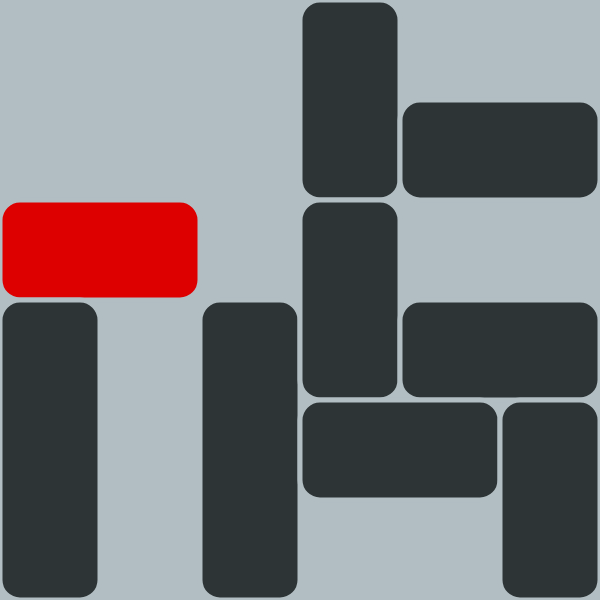
Frame 1 (no input)
Frame 60 (no input): identical to frame 1, image omitted
Frame 120 (the mouse pressed at the canvas centre since frame 60): identical to frame 1, image omitted

The p5.js sketch that drew this single still picture (run headless with seeded random() and noise() and a simulated clock; from frame 60 on, the mouse is pressed at the canvas centre):

// p5.js sketch
// ── sketch.js
let cells = 6;
let area = 600;
let pieces = [];
let grid = [];
let clickedX;
let clickedY;
let selected = null;
let x = area / cells;
let y = area / cells;

class Piece {
  constructor(length, orientation, color, origin) {
    this.length = length;
    this.orientation = orientation;
    this.color = color;
    this.origin = origin;
  }

  calculatePos() { //calculates origin coordinate of each piece based on the origin value
    let row = ceil(this.origin / cells) - 1;
    let col = ceil(this.origin % cells) - 1;
    if (col == -1) {
      col = cells - 1;
    }
    this.x = col * x;
    this.y = row * y;
  }

  show(dx = 0, dy = 0) { //draws piece at current x and y.  Can pass additional x y coordinates which will be added to current.
    fill(this.color);
    this.x += dx;
    this.y += dy;
    switch (this.orientation) {
      case "v":
        if(this.y < 0) this.y = 0;
        if(this.y + (this.length * y) > area) this.y = area - (this.length * y);
        stroke('#b2bec3');
        strokeWeight(5);
        rect(this.x, this.y, x, this.length * y, 20);
        for(let i = 1; i < this.length; i++) {
          stroke('rgba(45, 52, 54, 0.5)');
          strokeWeight(1);
          //line(this.x + 10, this.y + y*i, this.x + y - 10, this.y + y*i);
        }
        break;
      case "h":
        if(this.x < 0) this.x = 0;
        if(this.x + (this.length * x) > area) this.x = area - (this.length * x);
        stroke('#b2bec3');
        strokeWeight(5);
        rect(this.x, this.y, this.length * x, y, 20);
        for(let i = 1; i < this.length; i++) {
          stroke('rgba(45, 52, 54, 0.5)');
          strokeWeight(1);
          //line(this.x + x*i, this.y + 10, this.x + y*i, this.y + y - 10);
        }
        break;
    }
  }

  snapToGrid() { //snaps piece to the playing grid
    switch(this.orientation) {
      case "v":
        if(this.y % y !== 0) {
          this.y = round(this.y / y) * y;
        }
        break;
      case "h":
        if(this.x % x !== 0) {
          this.x = round(this.x / x) * x;
        }
        break;
    }
    this.show();
  }

  identify() { //used when mouse is clicked to identify which piece is selected, if any.
    switch(this.orientation) {
      case "v":
        if (mouseX >= this.x && 
            mouseX <= (this.x + x) && 
            mouseY >= this.y && 
            mouseY <= (this.y + (this.length * y))) {
          return true;
        }
        break;
      case "h":
        if (mouseX >= this.x && 
            mouseX <= (this.x + (this.length * x)) && 
            mouseY >= this.y && 
            mouseY <= this.y + y) {
          return true;
        }
        break;
    }
    return false;

  }
}

function generateGrid() {
  for (let i = 1; i < 6; i++) {
    line(x * i, 0, x * i, area);
    line(0, y * i, area, y * i);
  }
}

pieces.push(new Piece(2, "h", "#dd0000", 13));
pieces.push(new Piece(3, "v", "#2d3436", 19));
pieces.push(new Piece(3, "v", "#2d3436", 21));
pieces.push(new Piece(2, "v", "#2d3436", 4));
pieces.push(new Piece(2, "v", "#2d3436", 16));
pieces.push(new Piece(2, "h", "#2d3436", 11));
pieces.push(new Piece(2, "h", "#2d3436", 23));
pieces.push(new Piece(2, "h", "#2d3436", 28));
pieces.push(new Piece(2, "v", "#2d3436", 30));

function setup() {
  createCanvas(area, area);
  background('#b2bec3');
  noStroke();
  strokeWeight(4); 
  // generateGrid();
  for (let i = 0; i < pieces.length; i++) {
    pieces[i].calculatePos();
  }
}

function draw() {
  background('#b2bec3');
  //generateGrid();
  for (let i = 0; i < pieces.length; i++) {
    pieces[i].show();
  }
}

function mousePressed() {
  clickedX = mouseX;
  clickedY = mouseY;
  for (let i = 0; i < pieces.length; i++) {
    if(pieces[i].identify()) {
      selected = i;
      break;
    }
  }
}

function mouseDragged() {
  if(selected !== null) {
    switch(pieces[selected].orientation) {
      case "v":
        pieces[selected].show(0, mouseY - clickedY);
        break;
      case "h":
        pieces[selected].show(mouseX - clickedX);
        break;
    }
  }
  clickedX = mouseX;
  clickedY = mouseY;
}

function mouseReleased() {
  if (selected !== null) pieces[selected].snapToGrid();
  selected = null;
}
